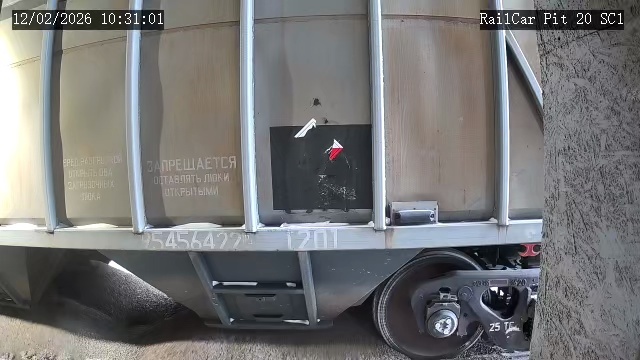
#> input picture sample_cars/for_contrast/02.jpg, 640 x 360 px
$ python nimgproc.py
#> lines starting #> are read from the running program, lines starting #| are printed output that depends on the picture
import cv2
# print(cv2.__version__)
import numpy as np


def image_hystogram(image):
    hist = cv2.calcHist([image], [1], None, [4], [0, 256])
    print(hist)
    return hist


def good_image(image):
    hist = cv2.calcHist([image], [1], None, [4], [0, 256])
    # print(hist)
    if hist[1][0] == 0 or hist[2][0] == 0:
        return False
    lows = (hist[0][0] / hist[1][0] * 100)
    highs = (hist[3][0] / hist[2][0] * 100)
    if lows < 0.5 and highs < 0.5:
        return False
    return True


def crop_image(image, x_percent, y_percent, width_percent, height_percent):
    # print(image.shape)
    x = int(image.shape[1] * x_percent)
    y = int(image.shape[0] * y_percent)
    w = int(image.shape[1] * width_percent)
    h = int(image.shape[0] * height_percent)
    # show for a second
    cv2.imshow("cropped", image[y:y+h, x:x+w])
    cv2.waitKey(5000)
    cv2.destroyAllWindows()
    return image[y:y+h, x:x+w]


def contrast_image(image, brightness=-60, contrast=1.25):
    # Adjust the brightness and contrast
    # Adjusts the brightness by adding 10 to each pixel value
#> called with brightness = -60, contrast = 1.25
    image2 = cv2.addWeighted(image, contrast, np.zeros(
        image.shape, image.dtype), 0, brightness)
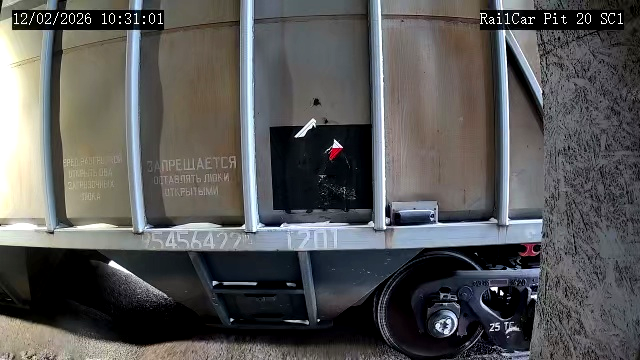
#> image2: shape (360, 640, 3); mean B, G, R 87.1, 87.3, 87.3
#> image is the input picture: shape (360, 640, 3); mean B, G, R 116.6, 116.6, 116.5
    # show for a second
    cv2.imshow("cropped", image2)
    cv2.waitKey(5000)
    cv2.destroyAllWindows()
    return image2


# [6 lines of commented-out code are left out]
contrasted = contrast_image(cv2.imread("sample_cars/for_contrast/02.jpg"))

$ run again, with sample_cars/for_crop/23sc4_01.jpeg copied over sample_cars/for_contrast/02.jpg
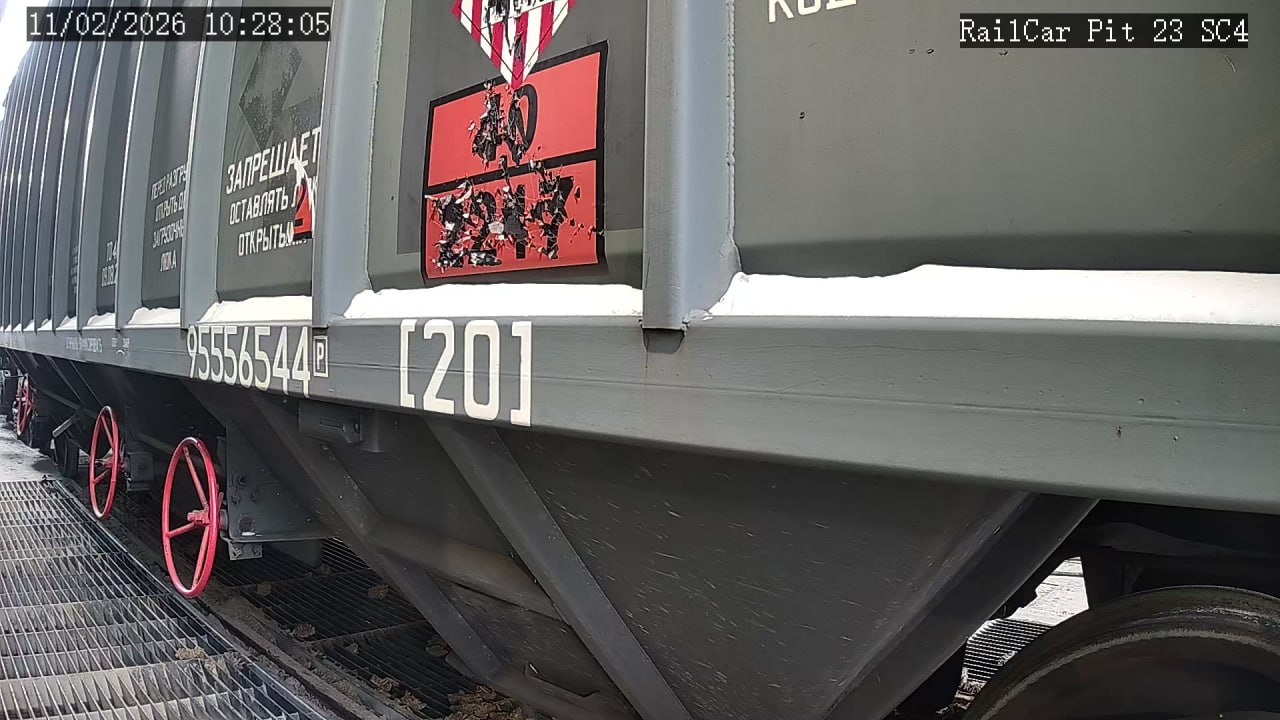
#> input picture sample_cars/for_crop/23sc4_01.jpeg, 1280 x 720 px
#> in contrast_image, `image2 = cv2.addWeighted(image, contrast, np.zeros( image.shape, image..`:
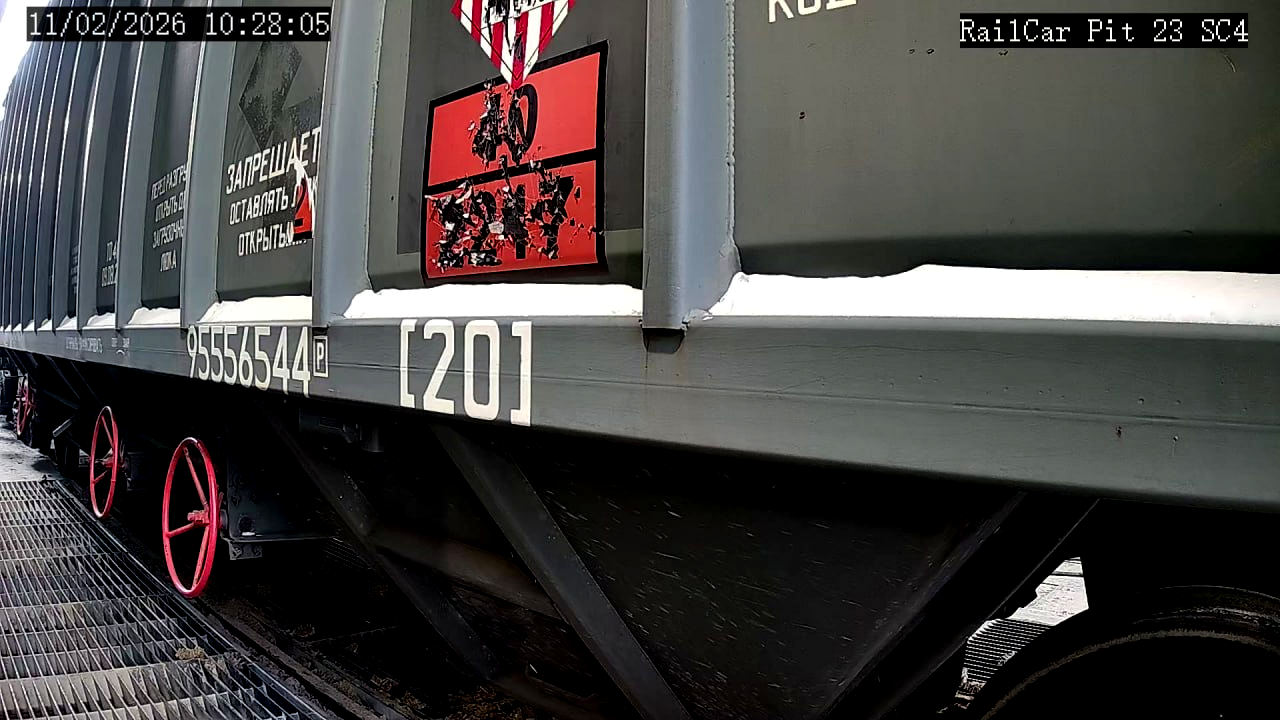
#> image2: shape (720, 1280, 3); mean B, G, R 66.9, 68.1, 70.7
#> in contrast_image, image is the input picture: shape (720, 1280, 3); mean B, G, R 98, 98.8, 101.3
